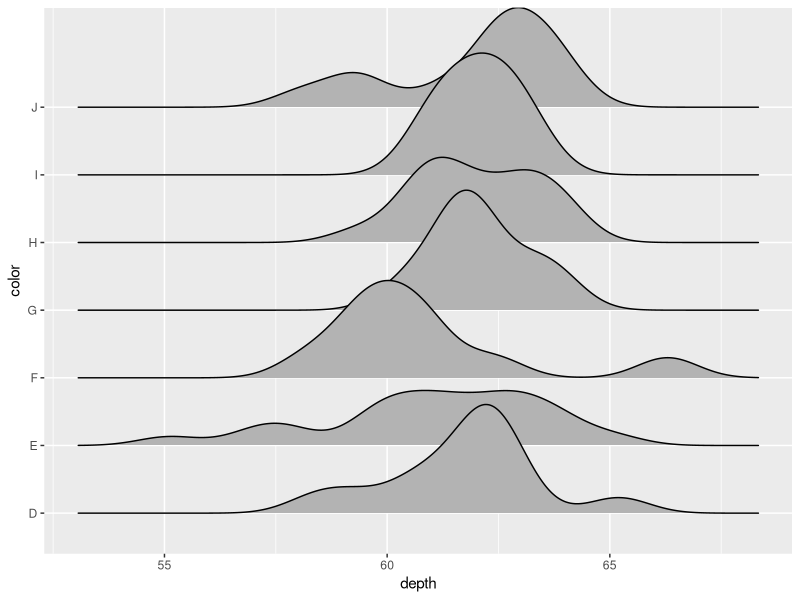
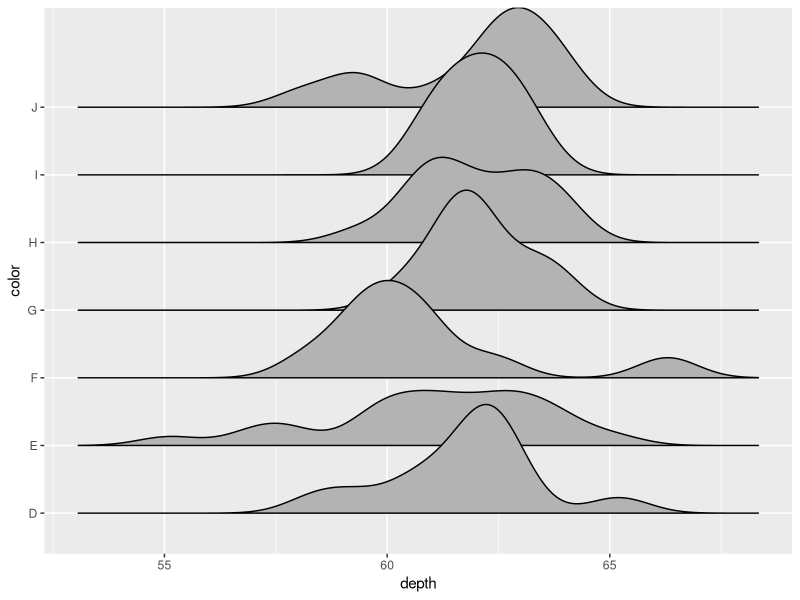
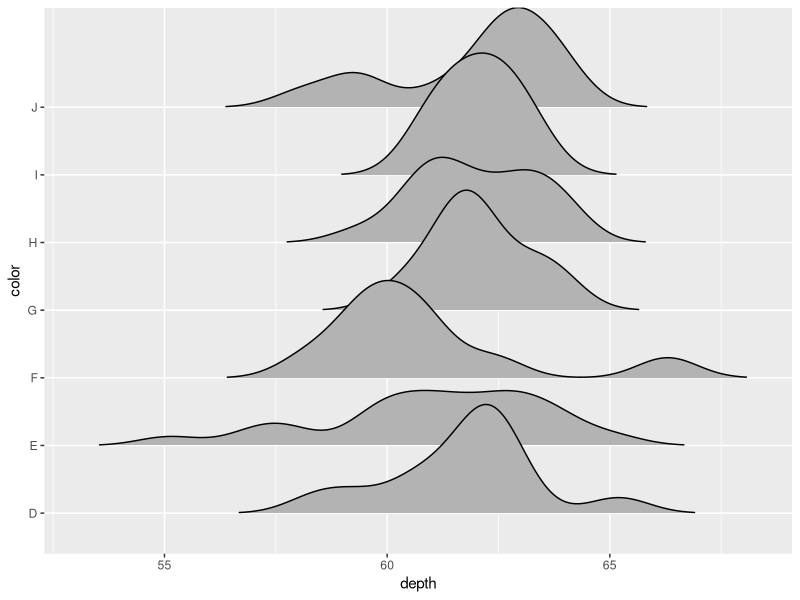
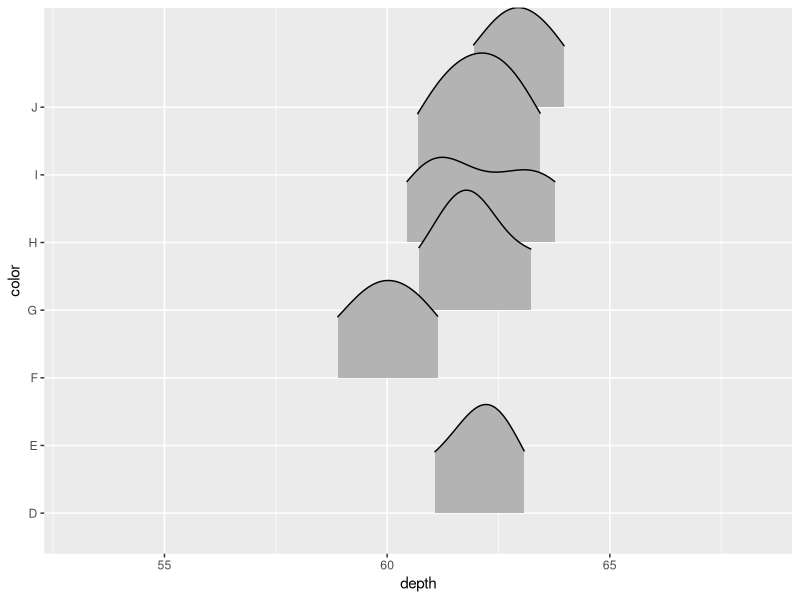
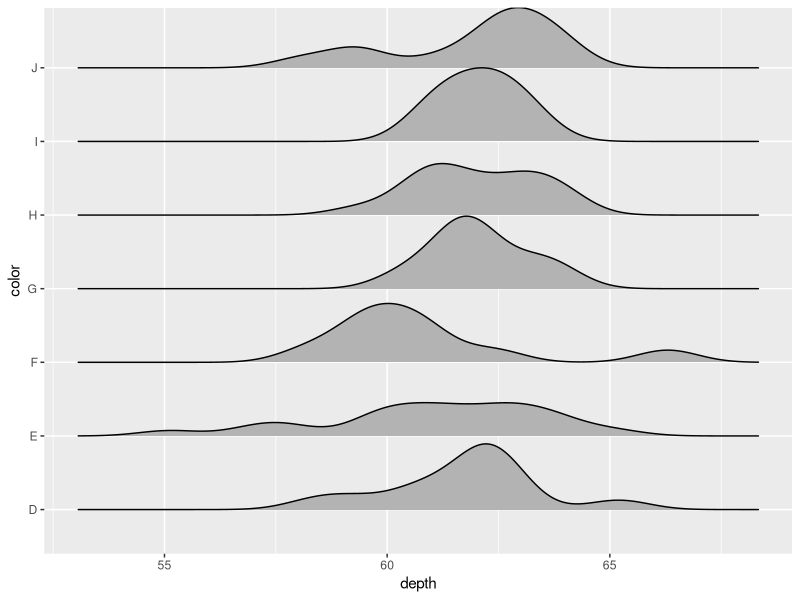
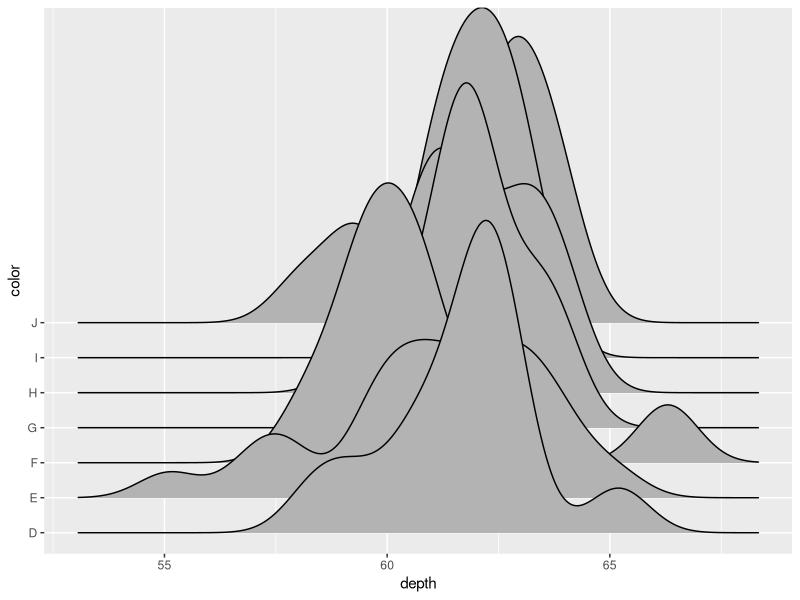
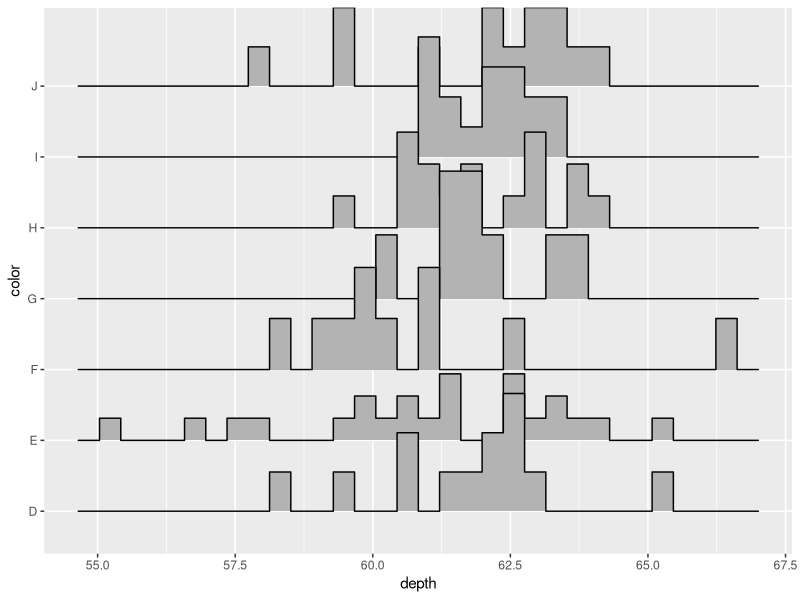
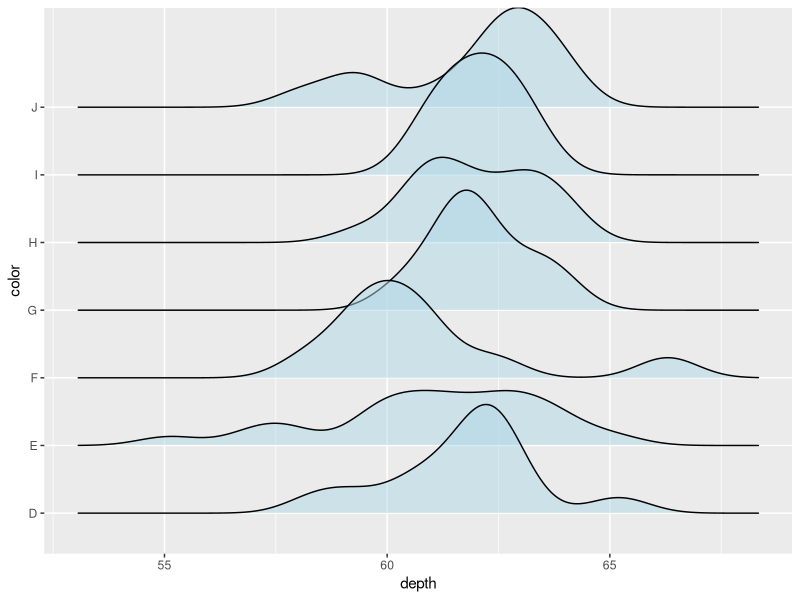

Write the R code that produced these figures, in order.
#1. loading packages
# install.packages("ggridges")
library(ggridges)
# install.packages("ggplot2")
library(ggplot2)

#2. creat dataframe
df = diamonds[1:100, c("color", "depth")]

#3. plotting using geom_density_ridges() & geom_density_ridges2()
ggplot(df, aes(x = depth, y = color)) +
  geom_density_ridges()
ggplot(df, aes(x = depth, y = color)) +
  geom_density_ridges2()

#4. cutting the tails and change statistical methods
ggplot(df, aes(x = depth, y = color)) +
  geom_density_ridges(rel_min_height = 0.005)

ggplot(df, aes(x = depth, y = color)) +
  geom_density_ridges(rel_min_height = 0.5)

ggplot(df, aes(x = depth, y = color)) +
  geom_density_ridges(scale = 1)

ggplot(df, aes(x = depth, y = color)) +
  geom_density_ridges(scale = 10)

ggplot(df, aes(x = depth, y = color)) +
  geom_density_ridges(stat = "binline")

#5.change colors
ggplot(df, aes(x = depth, y = color)) +
  geom_density_ridges(fill = "lightblue", alpha = 0.5)

ggplot(df, aes(x = depth, y = color)) +
  geom_density_ridges(fill = "white",
                      color = 'blue',
                      linetype = 2,
                      lwd = 1.5)

ggplot(df, aes(x = depth, y = color, fill = color)) +
  geom_density_ridges()

ggplot(df, aes(x = depth, y = color, fill = color)) +
  geom_density_ridges() +
  scale_fill_manual(values = c('red','orange','yellow','green','cyan','blue','purple'))

ggplot(df, aes(x = depth, y = color, fill = stat(x))) +
  geom_density_ridges_gradient() +
  scale_fill_viridis_c(name = "Depth", option = "C")

ggplot(df, aes(x = depth, y = color, fill = stat(quantile))) +
  stat_density_ridges(quantile_lines = FALSE,
                      calc_ecdf = TRUE,
                      geom = "density_ridges_gradient") +
  scale_fill_brewer(name = "")

ggplot(df, aes(x = depth, y = color, fill = stat(quantile))) +
  stat_density_ridges(quantile_lines = TRUE,
                      calc_ecdf = TRUE,
                      geom = "density_ridges_gradient",
                      quantiles = c(0.05, 0.95)) +
  scale_fill_manual(name = "Prob.", values = c("#E2FFF2", "white", "#B0E0E6"),
                    labels = c("(0, 5%]", "(5%, 95%]", "(95%, 1]"))
